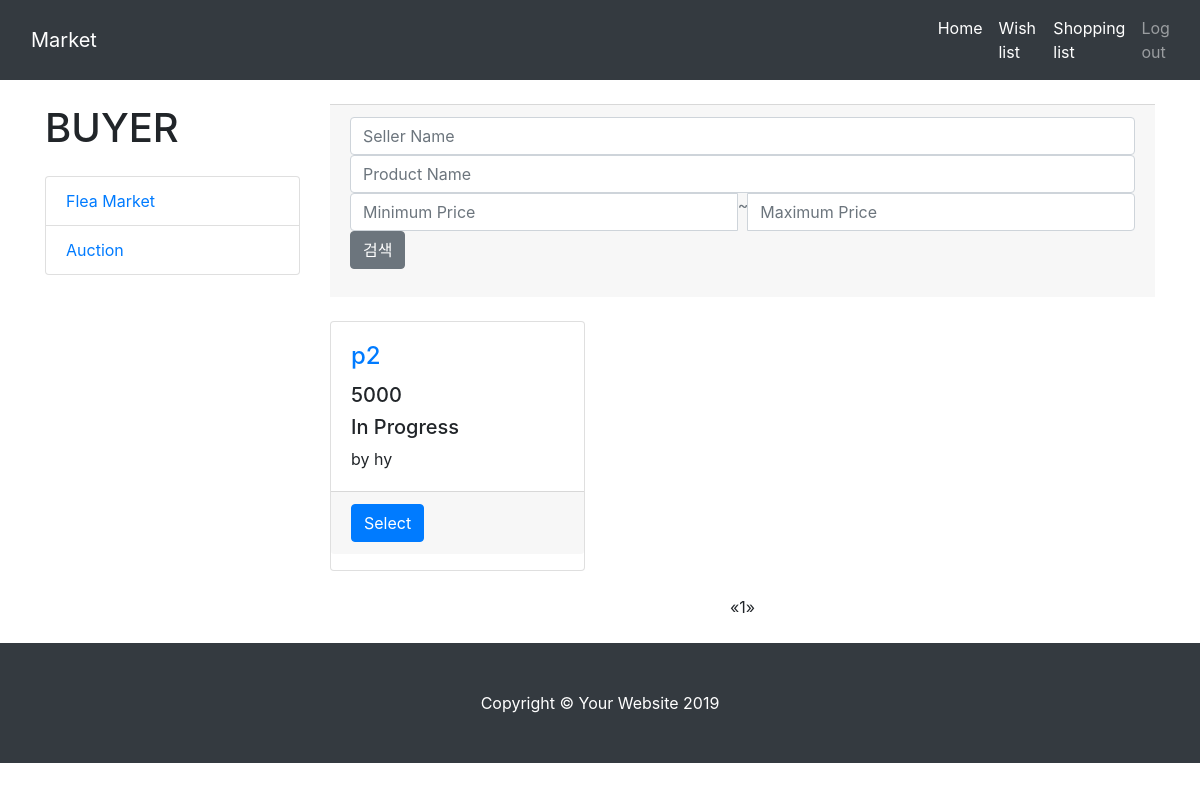
Page /buyer/ on the earlier database version.
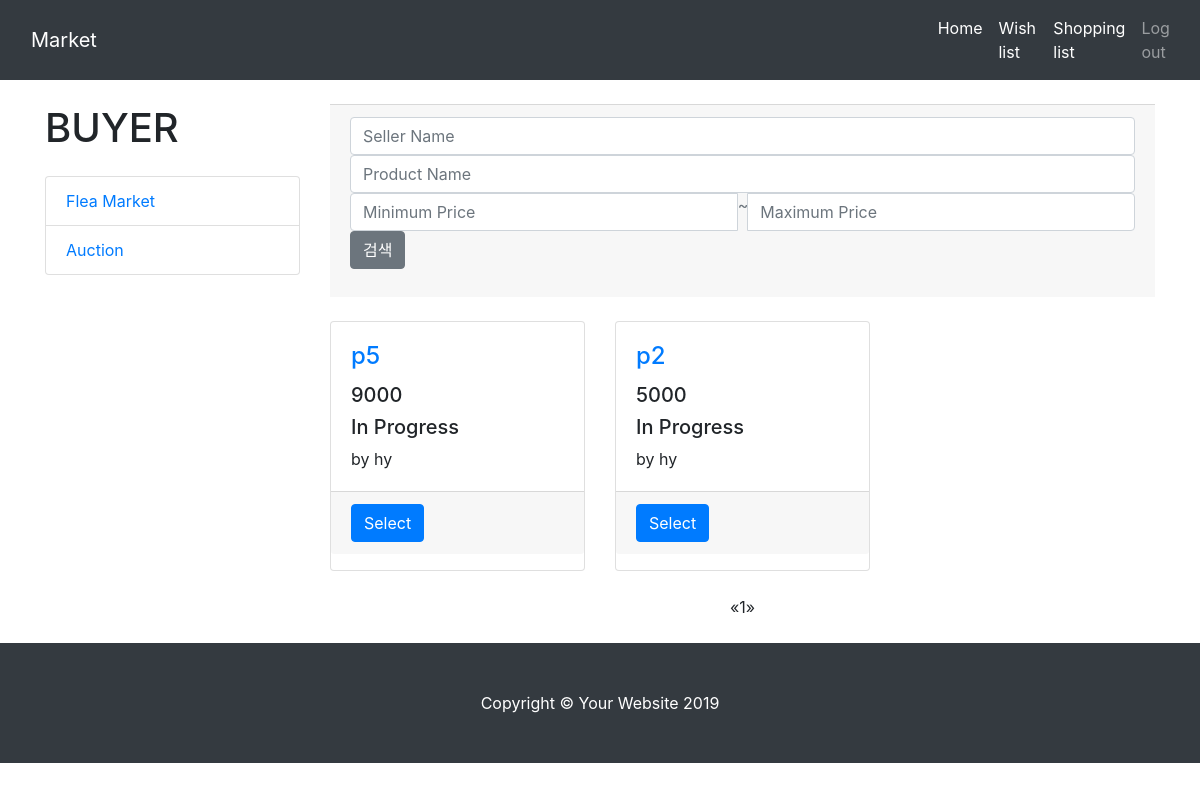
Same page on the later database version.
### market/models.py (models this page shows)
class Product(models.Model):
    created_date = models.DateTimeField(auto_now_add=True)
    content = models.TextField(blank=True)
    view = models.IntegerField(default=0)
    name = models.CharField(max_length=30, blank=True)
    type = models.CharField(max_length=20)      # 경매인지 그냥인지
    price = models.IntegerField(default=0)      # 가격
    seller_name = models.CharField(max_length=20, blank=True) # 판매자 이름
    phone = models.CharField(max_length=20, blank=True) # 판매자 전화번호
    place = models.CharField(max_length=60, blank=True)    # 거래장소
    seller = models.ForeignKey(User, on_delete=models.CASCADE) #판매자 정보
    status = models.CharField(max_length=20)    # 판매중인지 종료인지
    photo = models.ImageField(blank=True)

### market/views.py (the view)
# urls.py: path('buyer/', views.main2, name='main2'),
def main2(request):
    auctions = Product.objects.all().filter(type = 'auction')
    time2 =  datetime.now(timezone.utc)
    for auction in auctions :
        time1= auction.created_date
        if (time2 -time1).days >= 1 :
            auction.status = 'Bought'
            auction.save()
            history = auction.history_set.all().filter(price = auction.price)
            for histor in history :
                histor.status = 'Bought'
                histor.save()
    boards = Product.objects.order_by('-id')
    page = request.GET.get('page', 1)
    paginator = Paginator(boards, 20)
    try:
        lines = paginator.page(page)
    except PageNotAnInteger:
        lines = paginator.page(1)
    except EmptyPage:
        lines = paginator.page(paginator.num_pages)
    context = {'boards': lines}
    return render(request, 'main2.html', context)

### templates/main2.html (shortened to what this page needs)
﻿{% load static %}
<!DOCTYPE html>
<html lang="en">
<head>
  <link href="{% static 'vendor/bootstrap/css/bootstrap.min.css' %}" rel="stylesheet">
  <link href="{% static 'css/shop-homepage.css' %}" rel="stylesheet">
</head>
<body>
  <nav class="navbar navbar-expand-lg navbar-dark bg-dark fixed-top">
    <div class="container">
      <a class="navbar-brand" href="{% url 'main2' %}">Market</a>
              <link rel='stylesheet prefetch' href='https://maxcdn.bootstrapcdn.com/font-awesome/4.4.0/css/font-awesome.min.css'>
</div>
      <div class="collapse navbar-collapse" id="navbarResponsive">
        <ul class="navbar-nav ml-auto">
          <li class="nav-item active">
            <a class="nav-link" href="{% url 'main2' %}">Home
            </a>
          </li>
          <li class="nav-item active">
            <a class="nav-link" href="wishlist">Wish list</a>
          </li>
          <li class="nav-item active">
            <a class="nav-link" href="shoppinglist">Shopping list</a>
          </li>
          <li class="nav-item">
            <a class="nav-link" href="/logout">Log out</a>
          </li>
        </ul>
      </div>
  </nav>
  <div class="container">
    <div class="row">
      <div class="col-lg-3">
        <h1 class="my-4">BUYER</h1>
          <div class="list-group">
          <a href="" class="list-group-item">Flea Market</a>
            <a href="" class="list-group-item">Auction</a>
        </div>
      </div>
      <div class="col-lg-9">
      <div class="card-footer text-muted">
              <form action="{% url 'search_product' %}" method="POST">
                  <div class="input-group">
              <input type="text" name="seller_name" class="form-control" placeholder="Seller Name">
            </div>
                  <div class="input-group">
              <input type="text" name="product_name" class="form-control" placeholder="Product Name">
            </div>
            <div class="input-group">
              <input type="text" name="min" class="form-control" placeholder="Minimum Price"> ~
                <input type="text" name="max" class="form-control" placeholder="Maximum Price">
            </div>
                  <span class="input-group-btn">
                <button class="btn btn-secondary" type="submit">검색</button>
              </span>
              </form>
          </div>
        <div class="row">
{% for board in boards %}
{% if board.status != 'Bought' %}
          <div class="col-lg-4 col-md-6 mb-4">
            <div class="card h-100">
            <form action="" method="POST" title="Title">
              <div class="card-body">
                <h4 class="card-title">
                  <a href="{% url 'main2' %}post={{ board.id }}" value="{{ board.id }}">{{ board.name }}</a>
                </h4>
                <h5>{{board.price}}</h5>
                  <h5>{{board.status}}</h5>
                <p class="card-text">by {{board.seller_name}}</p>
              </div>
              <div class="card-footer">
                <small class="text-muted">
                    <a href="{% url 'main2' %}post={{ board.id }}" class="btn btn-primary" >Select</a>
                </small>
              </div>
            </form>
            </div>
          </div>
{% endif %}
{% endfor %}
        </div>
      <ul class="pagination justify-content-center mb-4">
        {% if boards.has_previous %}
          <li><a href="?page={{ boards.previous_page_number }}">&laquo;</a></li>
        {% else %}
          <li class = "disabled"><span>&laquo;</span></li>
        {% endif %}
        {% for i in boards.paginator.page_range %}
          {% if boards.number == i %}
            <li class="active"><span>{{ i }} <span class="sr-only">(current)</span></span></li>
          {% else %}
            <li><a href="?page={{ i }}">{{ i }}</a></li>
          {% endif %}
        {% endfor %}
        {% if boards.has_next %}
            <li><a href="?page={{ boards.next_page_number }}">&raquo;</a></li>
        {% else %}
            <li class="disabled"><span>&raquo;</span></li>
        {%endif %}
        </ul>
      </div>
    </div>
  </div>
  <footer class="py-5 bg-dark">
    <div class="container">
      <p class="m-0 text-center text-white">Copyright &copy; Your Website 2019</p>
    </div>
  </footer>
</body>
</html>

### static/css/shop-homepage.css (style rules this page uses)
body { padding-top: 56px; }

Differences in the rows shown:
added Product: {{ board.id }} 24 (drawn), name "p5", price "9000", status "In Progress", seller_name "hy"
